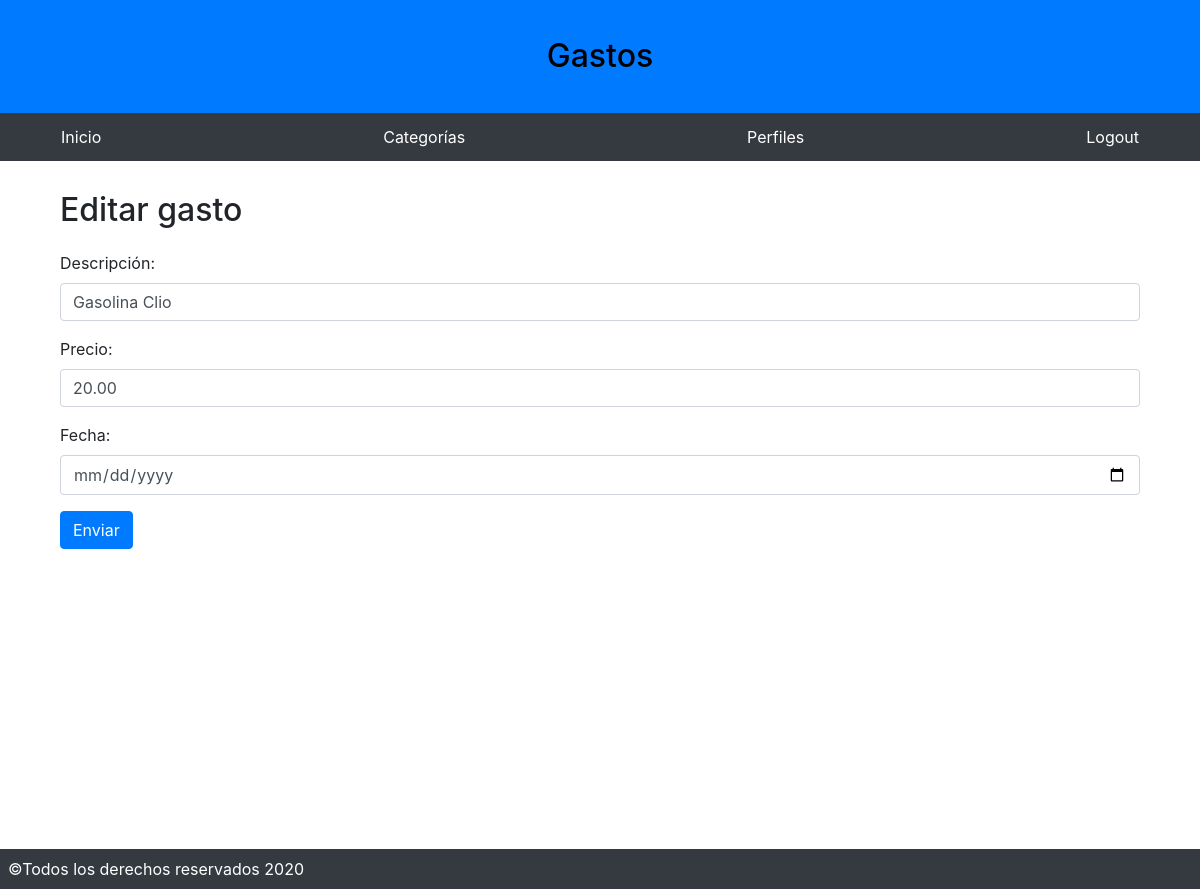
The page /control/l/1/gastos/edita/1 (signed in) on the database as committed earlier.
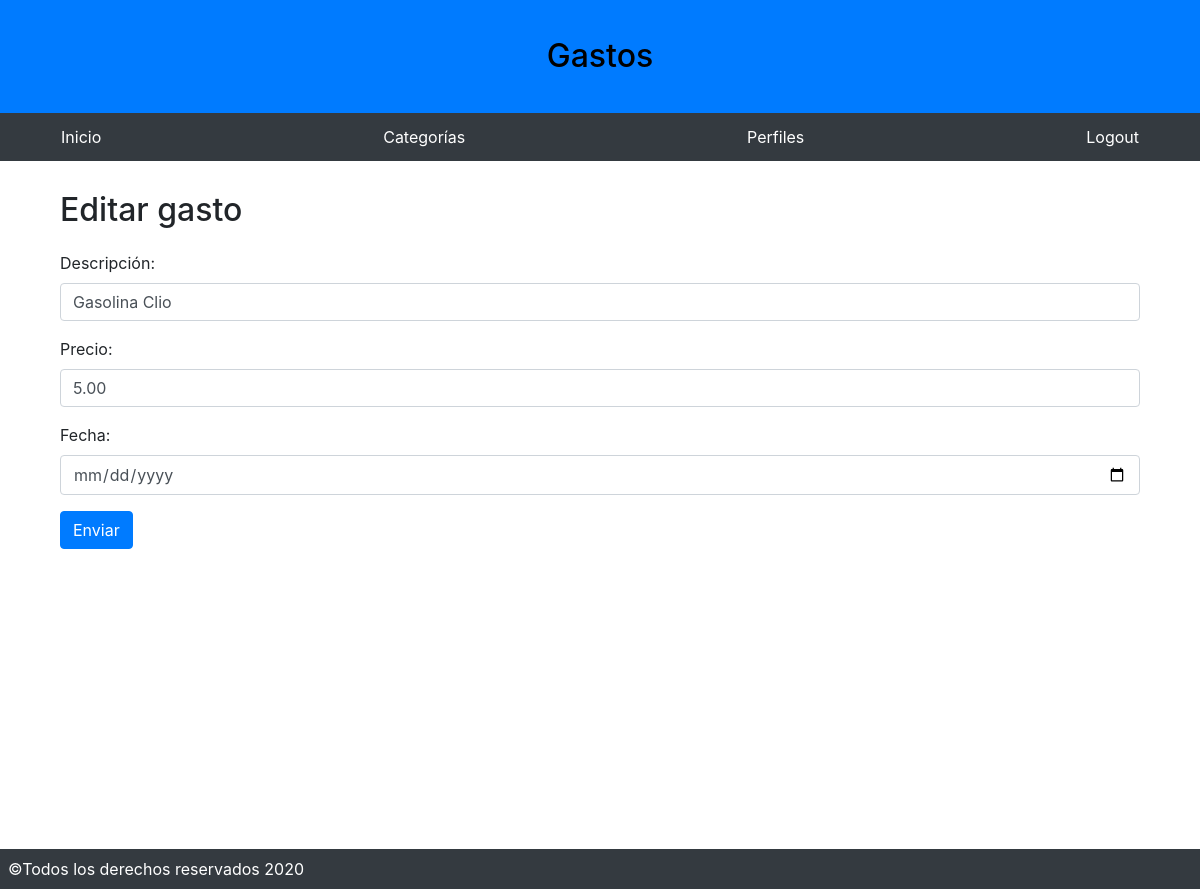
The same page on the database as committed later.
### mainGastos/models.py (models this page shows, shortened)
class Gastos(models.Model):
    fk_id_categoria = models.ForeignKey(Categorias,on_delete=models.CASCADE,null = True)
    fk_id_perfil = models.ForeignKey(Perfiles,on_delete=models.CASCADE, null = True)
    descripción = models.CharField(max_length=200,null=True,blank=True)
    precio = models.DecimalField(max_digits=8, decimal_places=2)
    fecha = models.DateField()

### mainGastos/views.py (the view)
# urls.py: path('l/<int:plk>/gastos/edita/<int:pk>', views.gasto_update, name='gasto_edit'),
def gasto_update(request, pk,plk, template_name='crud/gasto/gasto_form.html'):
    gasto= get_object_or_404(Gastos, pk=pk)
    form = GastoForm(request.POST or None, instance=gasto)
    isOwner = False
    userOfGasto = Gastos.objects.get(id=pk).fk_id_categoria.usuario
    if (request.user == userOfGasto):
        isOwner = True
    if form.is_valid():
        form.save()
        return redirect('listar_gasto', plk)
    return render(request, template_name, {'form':form,'isOwner':isOwner})

### mainGastos/forms.py
class GastoForm(forms.ModelForm):
    class Meta:
        model = Gastos
        fields = ['descripción','precio','fecha']
        widgets = {
            'descripción': forms.TextInput(attrs={'class':'form-control','placeholder':'Breve descripción del gasto'}),
            'precio': forms.NumberInput(attrs={'class':'form-control','placeholder':'Precio en euros, e.g: 24.99€'}),
            'fecha': forms.DateInput(format=('%d/%m/%Y'), attrs={'class':'form-control', 'placeholder':'Elija una fecha', 'type':'date'}),
        }

### templates/crud/gasto/gasto_form.html
{% extends 'base.html' %}
{% block content %}
<div class="container">
    <div class="row">
        <div class="col">
            {% if perms.mainGastos.edit_gasto and isOwner %}
            <h1>Editar gasto</h1>
            <form method="post">{% csrf_token %}
                {{ form.as_p }}
                <input class="btn btn-primary" type="submit" value="Enviar" />
            </form>
            {% else %}
                <p>Lo sentimos, no dispones de permisos para editar este item.</p>
            {% endif %}
        </div>
    </div>
</div>
{% endblock %}

Rows that differ between the two databases and show on the page:
changed Gastos "Gasolina Clio": precio "20.00" → "5.00"
